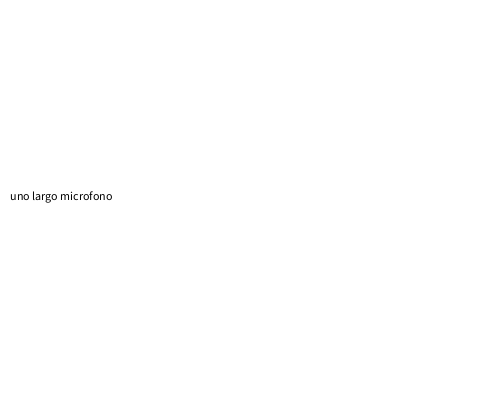
Frame 1 (no input)
Frame 60 (the mouse pressed at the canvas centre just before this capture): identical to frame 1, image omitted
Frame 120 (the mouse held since frame 60 and released just before this capture): identical to frame 1, image omitted

The Processing sketch that drew this single still picture (run headless with seeded random() and noise(); from frame 60 on, the mouse is pressed at the canvas centre):

// Processing sketch: generador_frases
// ── generador_frases.pde
String frase = "";

String[] art = {
  "el", "mi", "tu", "nuestro", "eso", "este", "cada", "uno", "el único", "su", "ella"
};
String[] adj = {
  "feliz", "rojo", "rapido", "elastico", "sonriente", "increíble", "infinto", "sorprendente", 
  "misterioso", "brillante", "verde", "azul", "cansado", "duro", "suave", "transparente", "largo", "corto", 
  "excelente", "ruidoso", "silencioso", "raro", "normal", "típico", "viviente", "limpio", "glamoroso", 
  "fino", "guapo", "perezoso", "miedoso", "impotente", "flaco", "melodico", "bobo", 
  "amable", "valiente", "chevere", "anciana", "moderna", "joven", "dulce", "mojada", "frio", 
  "seco", "pesada", "industrial", "complejo", "segura", "asombrosa", "arrecha", "genial", 
  "falso", "irreal", "desnuda", "inteligente", "listo", "curioso", "extraña", "unica", "vacio", 
  "gris", "saturado", "borroso"
};
String[] nou = {
  "bosque", "arbol", "flor", "cielo", "pasto", "montaña", "carro", "computador", "hombre", "mujer", "perro", 
  "elefante", "hormiga", "camino", "mariposa", "telefono", "abuela", "colegio", "cama", "ratón", 
  "teclado", "bicicleta", "spaghetti", "bebida", "gato", "camiseta", "tapete", "pared", "poster", 
  "aeropuerto", "puente", "camino", "río", "playa", "escultura", "piano", "guitarra", "fruta", 
  "banano", "manzana", "fresa", "banda elástica", "saxofon", "ventana", "medusa", 
  "vibrador", "papel", "fotografía", "pintura", "sombrero", "espacio en blanco", "tenedor", 
  "mision", "gol", "proyecto", "beso", "molino", "bombillo", "microfono", 
  "corazón", "celular", "destornillador"
}; 
String[] pre = {
  "debajo de", "en frente de", "encima de", "detrás de", "cerca a", "siguiendo a", "dentro de", "al lado de", 
  "no es parecido a", "parecido a", "debajo", "en contra de", "dentro de", "más allá", "considerando", "sin", 
  "con", "hacia"
};
String[] ver = {
  "canta", "baila", "estaba bailando", "corre", "va a correr", "camina", 
  "vuela", "se mueve", "se movió", "se va a mover", "brilla", "brilló", "gira", "prometió", 
  "abraza", "le pusó los cachos", "espera", "está esperando", "está estudiando", "nada", 
  "viaja", "viajó", "juega", "jugó", "disfruta", "va a disfrutar", 
  "ilumina", "se levanta", "come", "toma", "calcula", "besó", "besa", "escucha", 
  "navegó", "responde", "sonríe", "va a sonreir", "chupa", 
  "se pregunta", "está pensando", "es", "fue", "va a ser", "podría ser", "nunca fue"
};

void setup() {
  size(500, 400);
  background(255);
  fill(0);
  new_sentence();
}

void draw() {
}

void mousePressed() {
  new_sentence();
}
/*
void write_word(String[] words, int x, int y) {
  int n = int(random(words.length));
  
  textSize(random(10, 60));
  
  text(words[n], x, y);
}
*/

void new_sentence() {
  background(255);
  frase = art[int(random(0, art.length))] + " " + adj[int(random(0, adj.length))] + " " + nou[int(random(0, nou.length))];
  println(frase);
  text(frase, 10, height/2);
}
